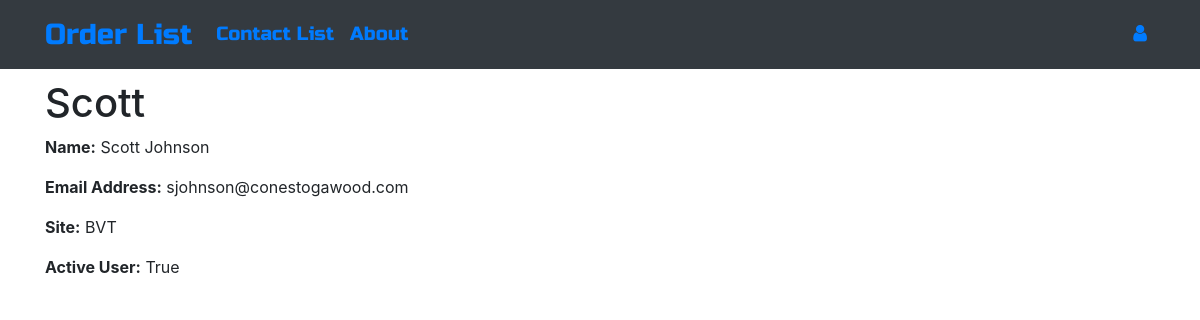
The page /contact/3 on the database as committed earlier.
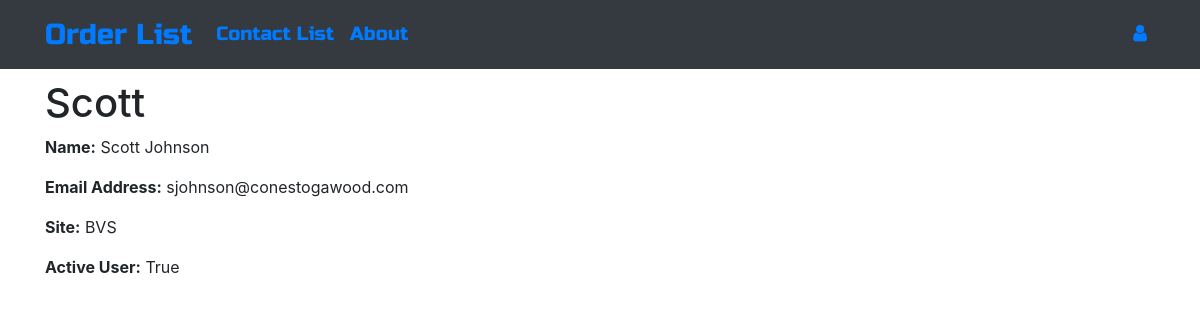
The same page on the database as committed later.
### ordermanager/models.py (models this page shows, shortened)
class Contact(models.Model):
    SITES = (
        ("BVS", "Beaver Springs"),
        ("BVT", "Beavertown"),
    )
    first_name = models.CharField(max_length=50)
    last_name = models.CharField(max_length=50)
    email_address = models.CharField(max_length=100)
    site = models.CharField(max_length=3, choices=SITES)
    active = models.BooleanField(default=True)

### ordermanager/views.py (the view)
# urls.py: path('contact/<int:pk>', views.ContactDetailView.as_view(), name='contact_detail'),
class ContactDetailView(DetailView):
    model = Contact

### ordermanager/templates/ordermanager/contact_detail.html (shortened to what this page needs)
{% extends "ordermanager/base.html" %}
{% block content %}
    <h1 class="contacttitle">{{ contact.first_name }}</h1>
    <p><b>Name:</b> {{ contact.first_name|safe|linebreaksbr }} {{ contact.last_name|safe|linebreaksbr }}</p>
    <p><b>Email Address:</b> {{ contact.email_address|safe|linebreaksbr }}</p>
    <p><b>Site:</b> {{ contact.site|safe|linebreaksbr }}</p>
    <p><b>Active User:</b> {{ contact.active|safe|linebreaksbr }}</p>
{% endblock %}

Rows that differ between the two databases and show on the page:
changed Contact "Scott": site "BVT" → "BVS"
